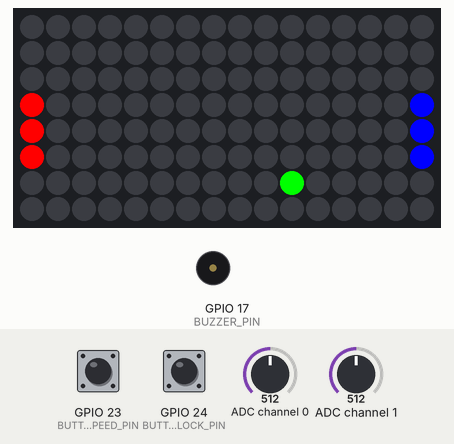
Recording of a program running on a simulated Raspberry Pi (BCM pin numbers). On the bench: 16×8 RGB LED matrix, buzzer (waves = sounding, pin HIGH). The inputs (shaded band) are chosen by the test bench; at power-on: ADC channel 1 = 512, ADC channel 0 = 512, GPIO 23 (BUTTON_SPEED_PIN) HIGH, GPIO 24 (BUTTON_BLOCK_PIN) HIGH (analog values on the 0–1023 scale). Random numbers come from a fixed seed; the LED matrix is laid out as the table of LED numbers in the program says (first row on top).

Above: at 1.2 s.
1.3 s: ADC channel 1 set to 671
4.4 s: ADC channel 1 set to 688
At 5.1 s:
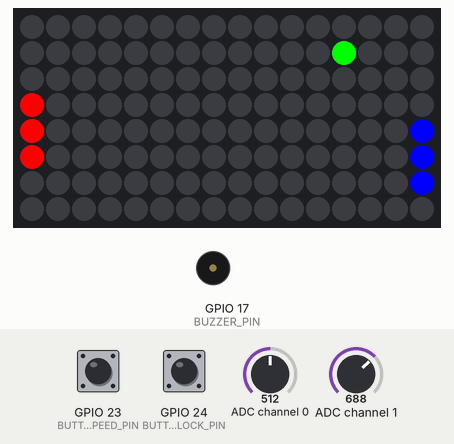
6.3 s: ADC channel 0 set to 716
At 6.8 s:
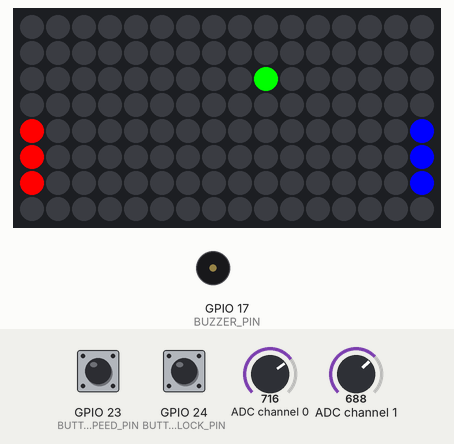
9.4 s: ADC channel 0 set to 696
12.5 s: ADC channel 0 set to 665
At 15.1 s:
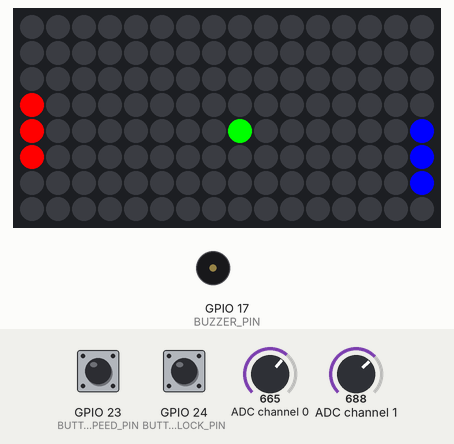
15.6 s: GPIO 23 (BUTTON_SPEED_PIN) pulled LOW for 0.65 s
At 19.92 s:
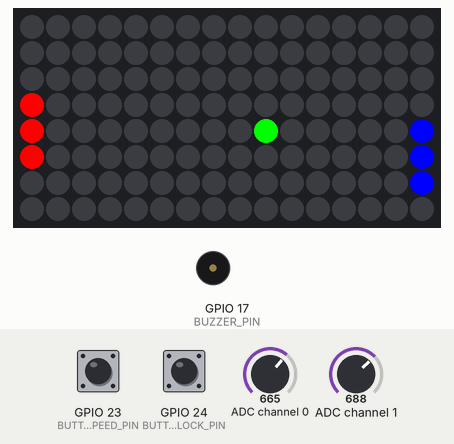
Timing chart, 0 to 20.3 s (numbered marks = the images above; inputs shaded):
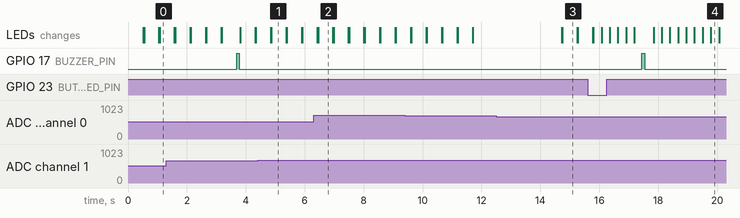

The program:

PongGameRP.py
```python
import time
import random
import RPi.GPIO as GPIO
import spidev
from rpi_ws281x import PixelStrip, Color
import math

# Konfiguracja pinów
LED_PIN = 18           # Pin GPIO do sterowania matrycą LED
LED_COUNT = 128        # 8x16 matryca LED (8x16 = 128 pikseli)
BUTTON_SPEED_PIN = 23  # Pin GPIO przycisku do zmiany szybkości piłki
BUTTON_BLOCK_PIN = 24  # Pin GPIO przycisku do zmniejszenia paletki
BUTTON_RESET_PIN = 25  # Pin GPIO przycisku do resetowania gry
BUZZER_PIN = 17        # Pin GPIO dla buzzera

# Konfiguracja MCP3008 do odczytu z potencjometrów
SPI_BUS = 0
SPI_DEVICE = 0
spi = spidev.SpiDev()
spi.open(SPI_BUS, SPI_DEVICE)
spi.max_speed_hz = 1000000

# Ustawienie pinów GPIO
GPIO.setmode(GPIO.BCM)
GPIO.setup(BUTTON_SPEED_PIN, GPIO.IN, pull_up_down=GPIO.PUD_UP)
GPIO.setup(BUTTON_BLOCK_PIN, GPIO.IN, pull_up_down=GPIO.PUD_UP)
GPIO.setup(BUTTON_RESET_PIN, GPIO.IN, pull_up_down=GPIO.PUD_UP)
GPIO.setup(BUZZER_PIN, GPIO.OUT)

# Układ danych matrycy
data = [
    [0, 15, 16, 31, 32, 47, 48, 63, 64, 79, 80, 95, 96, 111, 112, 127],
    [1, 14, 17, 30, 33, 46, 49, 62, 65, 78, 81, 94, 97, 110, 113, 126],
    [2, 13, 18, 29, 34, 45, 50, 61, 66, 77, 82, 93, 98, 109, 114, 125],
    [3, 12, 19, 28, 35, 44, 51, 60, 67, 76, 83, 92, 99, 108, 115, 124],
    [4, 11, 20, 27, 36, 43, 52, 59, 68, 75, 84, 91, 100, 107, 116, 123],
    [5, 10, 21, 26, 37, 42, 53, 58, 69, 74, 85, 90, 101, 106, 117, 122],
    [6, 9, 22, 25, 38, 41, 54, 57, 70, 73, 86, 89, 102, 105, 118, 121],
    [7, 8, 23, 24, 39, 40, 55, 56, 71, 72, 87, 88, 103, 104, 119, 120]
]

# Inicjalizacja matrycy LED
strip = PixelStrip(LED_COUNT, LED_PIN)
strip.begin()

# Mapa wartości potencjometru do zakresu wyświetlacza
def map_pot_to_display_range(pot_value, paddle_size):
    # Oblicz pozycję na podstawie wartości potencjometru
    pos = int(pot_value / 170)

    if paddle_size == 2:
        return max(0, min(pos, 6))  # Pozycja nie może przekroczyć 6, żeby paletka o szerokości 2 nie wychodziła poza matrycę
    elif paddle_size == 3:
        return max(0, min(pos, 5))  # Pozycja nie może przekroczyć 5, żeby paletka o szerokości 3 nie wychodziła poza matrycę


# Odczyt danych z MCP3008
def read_adc(channel):
    if channel < 0 or channel > 7:
        return -1
    r = spi.xfer2([1, (8 + channel) << 4, 0])
    data = ((r[1] & 3) << 8) + r[2]
    return data

# Funkcje dla buzzera
def buzzer_on():
    GPIO.output(BUZZER_PIN, GPIO.HIGH)

def buzzer_off():
    GPIO.output(BUZZER_PIN, GPIO.LOW)

# Rysowanie paletki gracza na matrycy LED (pionowo)
def draw_player(position, side, num):
    global cur_pos1, cur_pos2
    if side == 1:  # Gracz 1 (lewa strona)
        cur_pos1 = position
        for i in range(num):
            # Zapewniamy, że nie przekroczy zakresu planszy
            if 0 <= position + i < 8:
                strip.setPixelColor(data[position + i][0], Color(255, 0, 0))  # Red
    else:  # Gracz 2 (prawa strona)
        cur_pos2 = position
        for i in range(num):
            if 0 <= position + i < 8:
                strip.setPixelColor(data[position + i][15], Color(0, 0, 255))  # Blue
    strip.show()


# Rysowanie piłki
def draw_ball(x, y, speed):
    x = min(math.floor(x),15)
    y = min(math.floor(y),7)
    pixel_num = data[y][x]
    strip.setPixelColor(pixel_num, Color(0, 255, 0))  # Green ball
    strip.show()
    time.sleep(speed)

# Kontynuowanie gry po stracie punktu
def cont_game(player1_last, player2_last):
    global player1_score, player2_score, ball_x, ball_y, ball_dx, ball_dy
    if (player2_last == 1):
        ball_x = 8
        ball_y = 4
        ball_dx = -1
        ball_dy = 0
        player2_last = 0
    elif (player1_last == 1):
        ball_x = 8
        ball_y = 4
        ball_dx = 1
        ball_dy = 0
        player1_last = 0

# Czyszczenie matrycy LED
def clear_led_matrix():
    for i in range(LED_COUNT):
        strip.setPixelColor(i, Color(0, 0, 0))
    strip.show()

numbers2 =[
    [80, 81, 82, 83, 84, 85,86, 89, 102, 105, 106, 107, 108, 109, 110, 111, 96, 95],
    [95,96, 97, 98, 99, 100, 101, 102,105, 89],
    [80, 95, 96, 111, 110, 109, 108, 99, 92, 83, 84,85, 86,89,102,105],
    [80,95, 96, 110, 109, 99, 92, 83, 107, 106, 102,89, 86]
 ]

numbers1 = [
    [16, 31, 32, 47, 46, 45,44, 43, 42, 41, 38, 25, 22, 21,20,19,18,17],
    [31, 32, 33, 34,35,36,37,38,41,25],
    [16,31,32,47,46,45,44,35,28,19,20,21,22,25,38, 41],
    [16, 31, 32,46,45,19,28, 35, 43, 42, 38, 25, 22],
]

# Wyświetlanie wyniku
def show_score_for_3_seconds(score1, score2):
    clear_led_matrix()
    for i in range(0, len(numbers2[score2])):
        strip.setPixelColor(numbers2[score2][i], Color(0, 0, 255))  # Blue (Player 2)
    for i in range(0, len(numbers1[score1])):
        strip.setPixelColor(numbers1[score1][i], Color(255, 0, 0))  # Blue (Player 2)
    strip.show()
    time.sleep(3)
    clear_led_matrix()

winner_matrix =[16,17,18, 19, 20, 21,22,25,26,27,28,29,30,35,36,37,38,44,43,42,41,54,53,52,51,57,58,59,60,61,62,70,69,68,67,66,65,64, 78, 77, 76,75, 74,73,86,85,84, 83, 92, 91, 90, 89, 99, 100,101,102,105,106,107,108,109,110,118, 117,116,115, 114,113,112]

# Funkcja wyświetlająca wynik obu graczy na ekranie przez 3 sekundy.
def end_game_screen(score1, score2):
    clear_led_matrix()
    if(score2 == 3):
        for i in range(0, len(winner_matrix)):
            strip.setPixelColor(winner_matrix[i], Color(0, 0, 255))  # Niebieski (Gracz 2)
    else:
        for i in range(0, len(winner_matrix)):
            strip.setPixelColor(winner_matrix[i], Color(255, 0, 0))  # Czerwony (Gracz 1)
    strip.show()
    time.sleep(5)
    clear_led_matrix()


# Ustawienia początkowe gry
player1_score = 0
player2_score = 0
player2_last = 0
player1_last = 0
ball_x, ball_y = 8, 4
ball_dx, ball_dy = 1, 1

speed = 0.5
mode = 0
num1 = 3
num2 = 3
player1_blocked_time = None
player2_blocked_time = None

# Obsługa przycisku zmiany szybkości piłki
def increase_ball_speed(channel):
    global speed, mode
    mode += 1
    speed = 0.25 if mode % 2 == 1 else 0.5

# Obsługa przycisku zmniejszenia paletki (nazwa funkcji do zmiany!)
def block_player(channel):
    global num1, num2, player1_blocked_time, player2_blocked_time
    blocked_player = random.choice([1, 2])

    if blocked_player == 1:
        num1 = 2
        player1_blocked_time = time.time()
    else:
        num2 = 2
        player2_blocked_time = time.time()


# Reset gry
def reset_game():
    global player1_score, player2_score, ball_x, ball_y, ball_dx, ball_dy, num1, num2, speed, mode, player2_last, player1_last
    player1_score = 0
    player2_score = 0
    player2_last = 0
    player1_last = 0
    ball_x, ball_y = 7, 4
    ball_dx = random.choice([-1, 1])
    ball_dy = random.choice([-1, 0, 1])
    #ball_dx, ball_dy = 1, 0
    speed = 0.5
    mode = 0
    num1 = 3
    num2 = 3
    player1_blocked_time = 0
    player2_blocked_time = 0


# Obsługa przycisku resetu gry
def restart_game(channel):
    reset_game()


# Przypisanie obsługi przycisków
GPIO.add_event_detect(BUTTON_SPEED_PIN, GPIO.FALLING, callback=increase_ball_speed, bouncetime=300)
GPIO.add_event_detect(BUTTON_BLOCK_PIN, GPIO.FALLING, callback=block_player, bouncetime=300)
GPIO.add_event_detect(BUTTON_RESET_PIN, GPIO.FALLING, callback=restart_game, bouncetime=300)

# Główna pętla gry
try:
    while True:
        # Sprawdzanie czasu utrudnienia graczy
        if player1_blocked_time and (time.time() - player1_blocked_time >= 5):
            num1 = 3
            player1_blocked_time = 0
        if player2_blocked_time and (time.time() - player2_blocked_time >= 5):
            num2 = 3
            player2_blocked_time = 0

        # Odczyt potencjometrów i mapowanie
        player1_position = map_pot_to_display_range(read_adc(0), num1)  # Gracz 1
        player2_position = map_pot_to_display_range(read_adc(1), num2)  # Gracz 2

        # Aktualizacja pozycji paletek graczy
        draw_player(player1_position, 1, num1)
        draw_player(player2_position, 2, num2)

        # Aktualizacja piłki
        draw_ball(ball_x, ball_y, speed)

        # Przesunięcie piłki
        ball_x += ball_dx
        ball_y += ball_dy

        # Kolizje z krawędziami wyświetlacza (floora chyba mozna wywalic!)
        if math.floor(ball_y) <= 0 or math.floor(ball_y) >= 7:
            ball_dy *= -1

        # Kolizje z paletkami graczy
        if ball_x == 0 and ball_y in range(cur_pos1, cur_pos1 + num1):
            if ball_y == cur_pos1:
                ball_dy = -1  # Hit top of paddle
            elif ball_y == cur_pos1 + num1 - 1:
                ball_dy = 1   # Hit bottom of paddle
            else:
                ball_dy = 0   # Hit middle of paddle
            ball_dx *= -1
            ball_x = 1
            buzzer_on()
            time.sleep(0.1)
            buzzer_off()

        elif ball_x == 15 and ball_y in range(cur_pos2, cur_pos2 + num2):
            if ball_y == cur_pos2:
                ball_dy = -1  # Hit top of paddle
            elif ball_y == cur_pos2 + num2 - 1:
                ball_dy = 1   # Hit bottom of paddle
            else:
                ball_dy = 0   # Hit middle of paddle
            ball_dx *= -1
            ball_x = 14
            buzzer_on()
            time.sleep(0.1)
            buzzer_off()


        # Dodanie punktów i kontynuacja gry po zdobyciu punktów
        if ball_x < 0:
            player2_score += 1
            show_score_for_3_seconds(player1_score, player2_score)
            if(player2_score == 3):
                end_game_screen(player1_score, player2_score)
                reset_game()
            player2_last = 1
            player1_last = 0
            cont_game(player1_last, player2_last)
        elif ball_x > 15:
            player1_score += 1
            show_score_for_3_seconds(player1_score, player2_score)
            if(player1_score == 3):
                end_game_screen(player1_score, player2_score)
                reset_game()
            player2_last = 0
            player1_last = 1
            cont_game(player1_last, player2_last)

        clear_led_matrix()
        time.sleep(0.01)

except KeyboardInterrupt:
    GPIO.cleanup()
    clear_led_matrix()  # Czyszczenie matrycy
    print("Game over!")
```

Measured:
- what the display in image 1 shows lasts 0.5 s, from 4.9 s to 5.4 s
